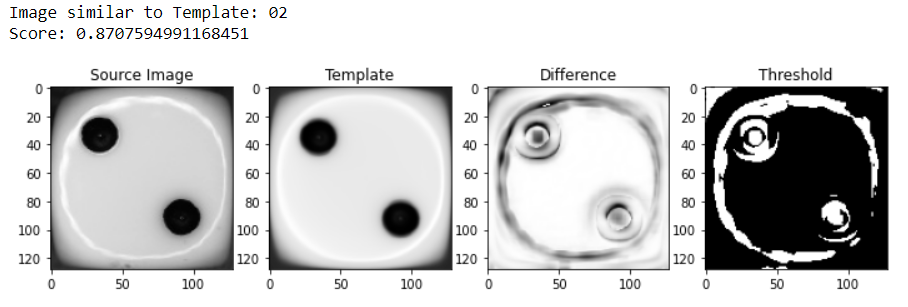
#> input picture Images/img_2.png, 908 x 307 px, given in place of 16_09_21_00_020.png, which was not available
$ jupyter execute ProjectF_Template_Matching.ipynb   (shell and % lines are left out)   (text cells are left out)
#> lines starting #> are read from the running program, lines starting #| are printed output that depends on the picture; pictures that were not available may be replaced by others from this repository, and a replacement may not be noted
[cell 1]
import numpy as np
import cv2
import matplotlib.pyplot as plt
from skimage.metrics import structural_similarity
import argparse
import imutils
import cv2

[cell 2]
def read_img(num1, num2):
#> called with num1 = '00', num2 = '020'
    num1 = str(num1)
    num2 = str(num2)+'.png'
    img = cv2.imread("C:\\Users\\Nichelle Machado\\Becode Projects\\becode_dice_data\\train_set\\"+num1+"\\16_09_21_"+num1+"_"+num2,0)
#> img: shape (307, 908); min 0, max 255, mean 204.8
    return img

img_00 = read_img('00','020')
img_01 = read_img('01','011')
#> call 2 of read_img, with num1 = '01', num2 = '011'
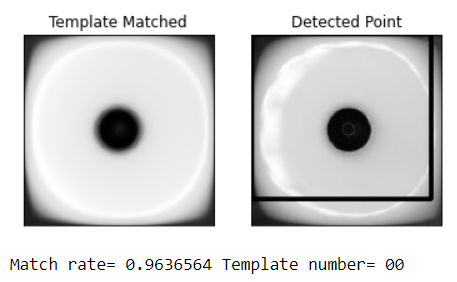
#> input picture Images/img_3.png, 457 x 282 px, given in place of 16_09_21_01_011.png, which was not available
img_02 = read_img('02', '011')
img_03 = read_img('03','000')
img_04 = read_img('04','011')
img_05 = read_img('05','011')
img_06 = read_img('06','000')

[cell 3]
def read_ano_img(num):
    num = str(num)+'.png'
    img = cv2.imread("C:\\Users\\Nichelle Machado\\Becode Projects\\becode_dice_data\\train_set\\ano\\17_11_21_anomalies_"+num,0)
    return img

[cell 4]
img_ano = read_ano_img('042')

[cell 5]
img_ano

[cell 6]
img_00

[cell 7]
plt.imshow(img_01, cmap='gray')

[cell 8]
unique, counts = np.unique(img_00, return_counts=True)
#> unique = 256 values from 0 to 255; counts = 256 values, max 136075 at index 255, min 77 at index 32, mean 1088.9

[cell 9]
plt.hist(unique)
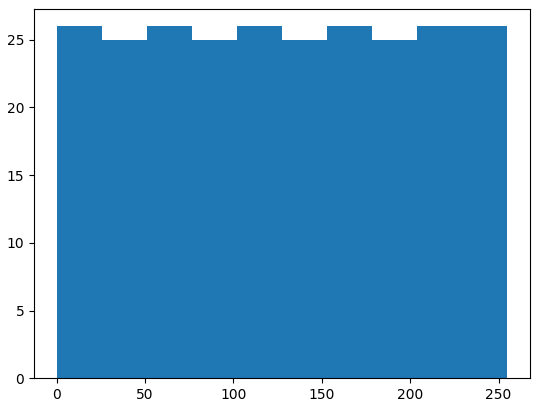
#> figure drawn by matplotlib, 1 panel

[cell 10]
np.histogram(img_00)
#> Out = ([30216, 3548, 3467, 3408, 3931, 5513, 7696, 11844, 30298, 178835], [0, 25.5, 51, 76.5, 102, 127.5, 153, 178.5, 204, 229.5, 255])

[cell 11]
plt.figure(1, figsize=(16,4))
plt.subplot(111)
plt.hist(img_00)
plt.title("Histogram Dice 1")
plt.show()
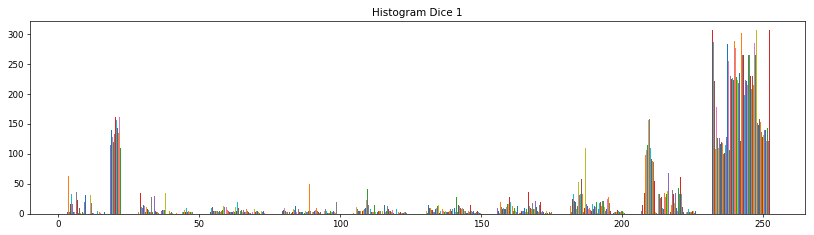
#> figure drawn by matplotlib, 1 panel; tallest bar 307 high, from x = 232.1 to 232.1; tallest bar 307 high, from x = 232.1 to 232.1; tallest bar 307 high, from x = 232.1 to 232.1

plt.figure(1, figsize=(18,10))
ax = plt.subplot(2,2,1)
plt.hist(img_01)
plt.title("Histogram Dice 2a")


ax = plt.subplot(2,2,2)
plt.hist(img_02)
plt.title("Histogram Dice 2b")
plt.show()

plt.figure(1, figsize=(18,14))
ax = plt.subplot(3,2,1)
plt.hist(img_03)
plt.title("Histogram Dice 3a")


ax = plt.subplot(3,2,2)
plt.hist(img_04)
plt.title("Histogram Dice 3b")
plt.show()

plt.figure(1, figsize=(20,20))
ax = plt.subplot(4,1,1)
plt.hist(img_05)
plt.title("Histogram Dice 4")
plt.show()

plt.figure(1, figsize=(26,30))
ax = plt.subplot(5,1,1)
plt.hist(img_06)
plt.title("Histogram Dice 5")
plt.show()
